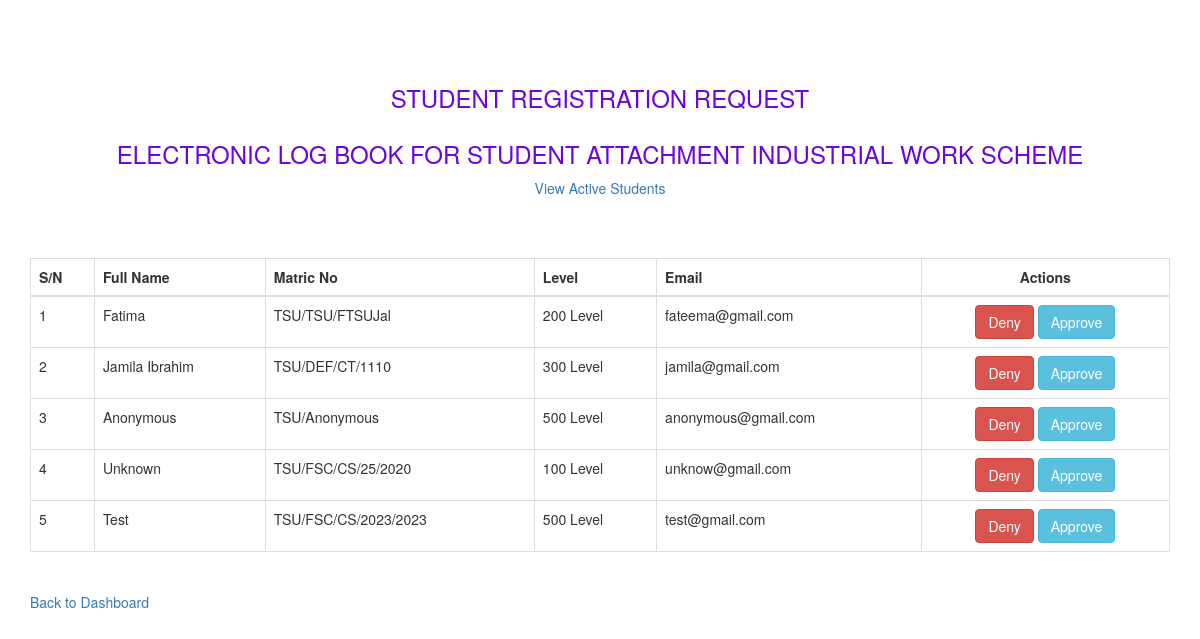
The page /student-registration-request1.php (signed in) on the database its author committed.
### tables this page shows
CREATE TABLE `tbl_student` (
  `id` int(11) NOT NULL,
  `fullname` varchar(100) NOT NULL,
  `matricno` varchar(100) NOT NULL,
  `level` varchar(100) NOT NULL,
  `email` varchar(100) NOT NULL,
  `password` varchar(100) NOT NULL,
  `status` varchar(10) NOT NULL
);

### student-registration-request1.php (the view, shortened to what this page needs)
<?php
include('server.php');
?>
<!DOCTYPE html>
<html>
<head>
 	<link rel="stylesheet" href="css/bootstrap.min.css">
    <link rel="stylesheet" type="text/css" href="font-awesome/css/font-awesome.min.css" />
    <link rel="stylesheet" type="text/css" href="css/style.css">
</head>
<body>
<div class="row" style="margin-top: 65px;">
    <div class="col-md-12 text-center"><h3 style="text-transform: uppercase; color: #6a06dd;">Student Registration Request</h3></div>
    <div class="col-md-12 text-center"><h3 style="text-transform: uppercase; color: #6a06dd;">electronic log book for student attachment industrial work scheme</h3></div>
    <div class="col-md-12 text-center"><a href="student-registration-request.php">View Active Students</a></div>
</div>
    <div class="container mt-5" style="margin-top: 60px">
        <div class="row justify-content-center">
            <div class="col-md-12">
                <table class="table table-bordered table-hover">
                    <thead>
                        <tr>
                            <th>S/N</th>
                            <th>Full Name</th>
                            <th>Matric No</th>
                            <th>Level </th>
                            <th>Email</th>
                            <th class="text-center">Actions</th>
                        </tr>
                    </thead>
                    <tbody>
                        <?php
                        $sql = "SELECT * FROM tbl_student WHERE status='inactive' ORDER BY id DESC";
                        $query = mysqli_query($db, $sql);
                        $sn=1;
                        if(mysqli_num_rows($query))
                        {
                            foreach($query as $row) {
                                ?>
                                <tr>
                                    <td><?= $sn++; ?></td>
                                    <td><?= $row['fullname']; ?></td>
                                    <td><?= $row['matricno']; ?></td>
                                    <td><?= $row['level']; ?></td>
                                    <td><?= $row['email']; ?></td>
                                    <td class="text-center">
                                        <a onclick="return confirm('Are you sure you want to deny the student!');" href="student-registration-request1.php?deny=<?php echo $row['id']; ?>" class="btn btn-danger">Deny</a>
                                        <a href="student-registration-request1.php?approve=<?php echo $row['id']; ?>" class="btn btn-info">Approve</a>
                                    </td>
                                </tr>
                                <?php
                            }
                        }
                        else
                        {
                            ?>
                            <tr>
                                <td colspan="7" class="text-center text-danger">No Pending Student Found!</td>
                            </tr>
                            <?php
                        }
                        ?>
                    </tbody>
                </table>
            </div>
        </div>
        <div class="row justify-content">
            <div class="col-md-10"><br>
                <a href="admin-dashboard.php">Back to Dashboard</a>
            </div>
        </div>
    </div>
<?php include('includes/footer.php');?>

### rows shown on the page
tbl_student: fullname "Fatima", matricno "TSU/TSU/FTSUJal", level "200 Level", email "fateema@gmail.com"
tbl_student: fullname "Jamila Ibrahim", matricno "TSU/DEF/CT/1110", level "300 Level", email "jamila@gmail.com"
tbl_student: fullname "Anonymous", matricno "TSU/Anonymous", level "500 Level", email "anonymous@gmail.com"
tbl_student: fullname "Unknown", matricno "TSU/FSC/CS/25/2020", level "100 Level", email "unknow@gmail.com"
tbl_student: fullname "Test", matricno "TSU/FSC/CS/2023/2023", level "500 Level", email "test@gmail.com"
